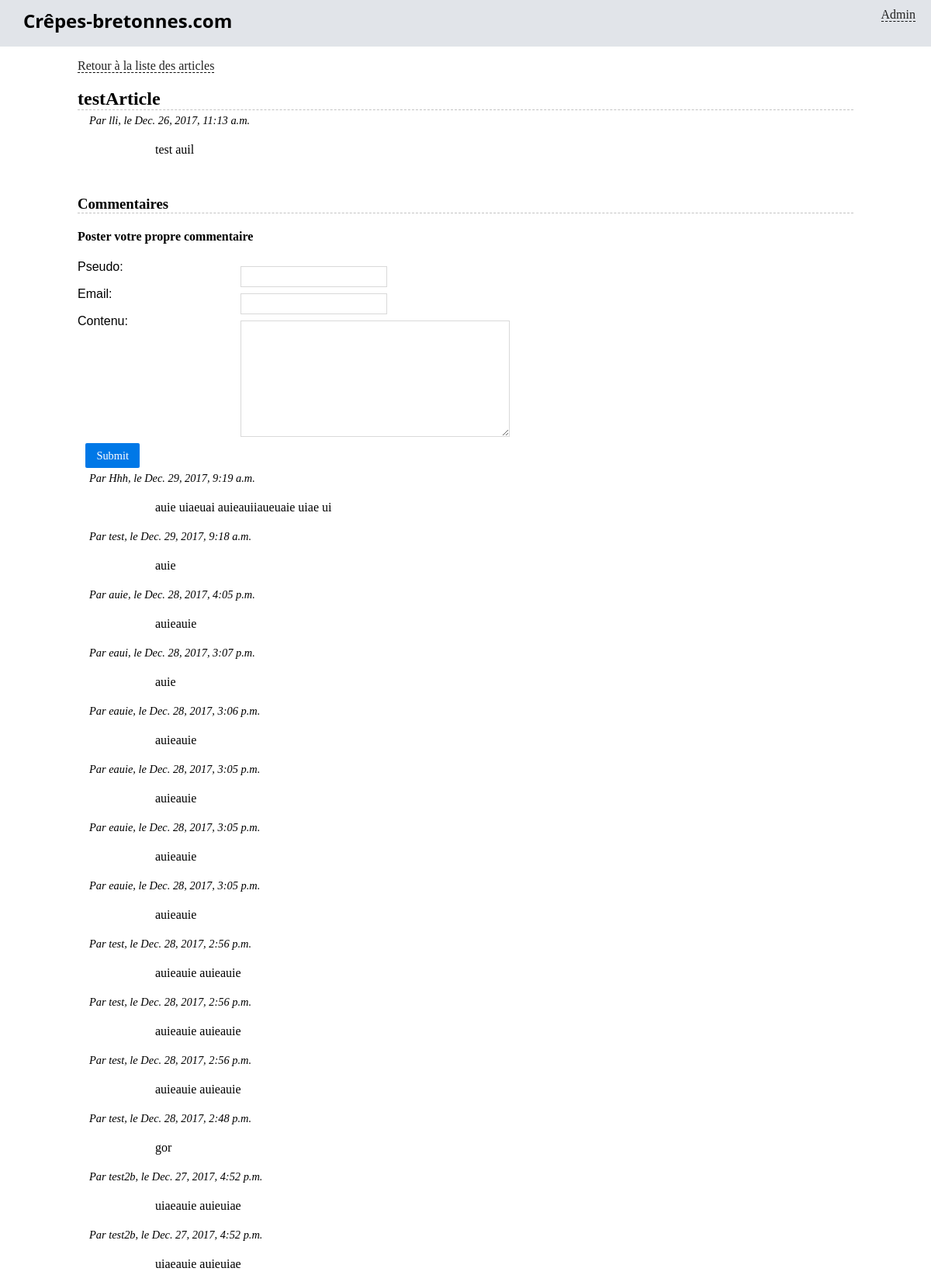
Before: /blog/blog/testarticle/ (upper part) with the older database file.
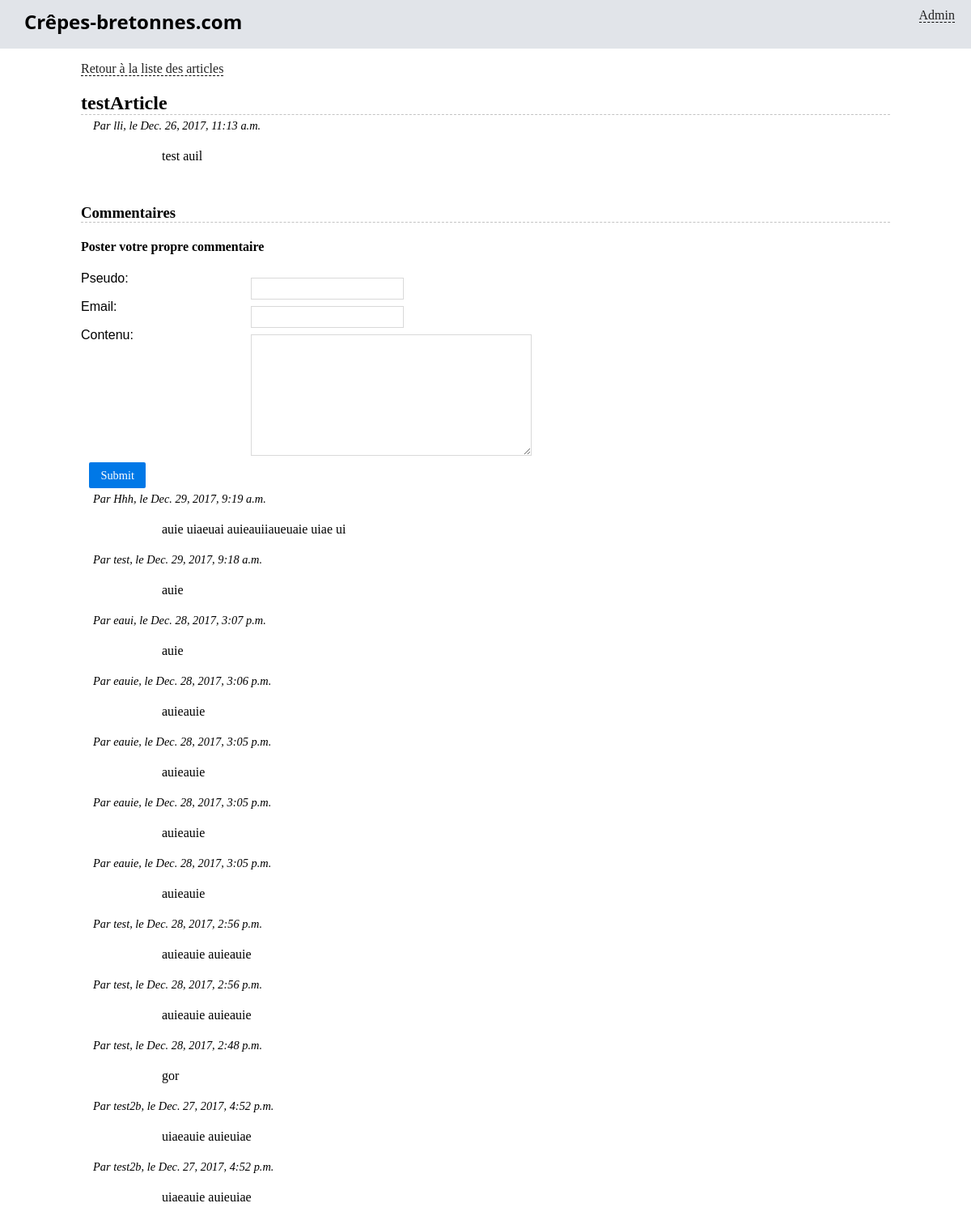
After: the same page with the newer database file.
### blog/models.py (models this page shows)
class Comment(models.Model):
    pseudo = models.CharField(max_length=100)
    email = models.EmailField()
    contenu = models.TextField(null=True)
    date = models.DateTimeField(verbose_name="Date de parution",
                                auto_now_add=False, auto_now=True)
    is_visible = models.BooleanField(verbose_name="Commentaire publié ?",
                                     default=True)
    article = models.ForeignKey('Article', on_delete=models.CASCADE)

### blog/views.py (the view, shortened to what this page needs)
# urls.py: path('blog/<slug:slug>/', views.lire_article, name='blog_lire'),
def lire_article(request, slug):
    article = get_object_or_404(Article, slug=slug)
    commentaires = Comment.objects.filter(article__id=article.id, is_visible=True).order_by('-date')#[:4]
    form = CommentForm(request.POST or None)
    return render(request, 'blog/lire_article.html', locals())

### blog/forms.py
class CommentForm(forms.ModelForm):
    class Meta:
        model = Comment
        fields = ('pseudo', 'email', 'contenu')

### blog/templates/blog/lire_article.html (shortened to what this page needs)
{% extends "blog/base.html" %}
{% block content %}
	<p>
		<a href="{% url 'accueil' %}">Retour à la liste des articles</a>
	</p>
	<h2 class="titre-article">{{ article.titre }}</h2>
	<p class="infos-article">Par {{ article.auteur }}, le {{ article.date }}</p>
	<div class="contenu-article">
		{{ article.contenu|safe }}
	</div>
	<h3 class="titre-comments">Commentaires</h3>
	<h4>Poster votre propre commentaire</h4>
	<form  method="post" class="pure-form"  action=".">
		{{ form.as_p }}
		<p style="text-align:center">
			<input class="pure-button pure-button-primary" type="submit" />
		</p>
	</form>
	{% for commentaire in commentaires %}
		<div class="commentaire">
			<p class="infos-comment">Par {{ commentaire.pseudo }}, le {{ commentaire.date }}</p>
			<p class="contenu-comment">{{ commentaire.contenu|safe }}</p>
		</div>
	{% empty %}
		<p>Aucun article.</p>
	{% endfor %}
{% endblock %}

Changed rows visible on the page:
no longer on this page (row edited): Comment: pseudo "auie", date "Dec. 28, 2017, 4:05 p.m.", contenu "auieauie"
no longer on this page (row edited): Comment: pseudo "test", date "Dec. 28, 2017, 2:56 p.m.", contenu "auieauie auieauie"
